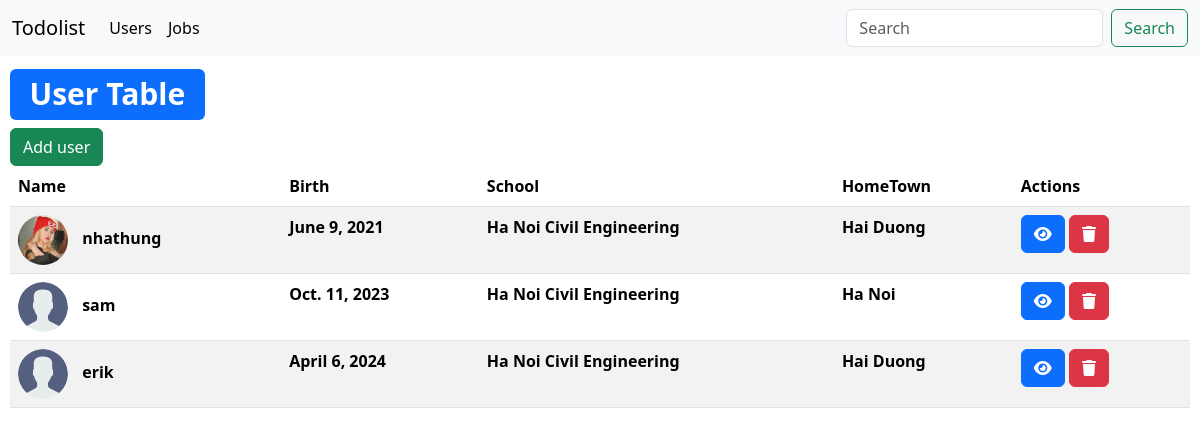
/users/, run on the app's committed database.
### home/models.py (models this page shows, shortened)
class User(AbstractUser):
    name = models.CharField(max_length=200, null=False, blank=False)
    birth = models.DateField(blank=True,null=True)
    school = models.CharField(blank=True,null=True, max_length=150)
    hometown = models.CharField(blank=True,null=True, max_length=150)
    email = models.EmailField(null=False, blank=False, unique=True)
    profile_picture = models.ImageField(null=True, blank=True, default='avatar.svg')

### home/views.py (the view)
# urls.py: path('users/', views.userPage, name='userPage'),
def userPage(request):
    pageView = 'users'
    users = User.objects.all()
    context = {'users':users, 'pageView':pageView}
    return render(request, 'home/home.html', context)

### home/templates/home/home.html (shortened to what this page needs)
{% extends "base.html" %}
{% block content %}
{% if pageView == 'users' %}
<div style="padding: 10px">
    <h1><span class="badge text-bg-primary">User Table</span></h1>
    <a class="btn btn-success" href="{% url "addUser" %}">Add user</a>
    <table class="table table-striped">
        <thead>
            <tr>
                <th scope="col">Name</th>
                <th scope="col">Birth</th>
                <th scope="col">School</th>
                <th scope="col">HomeTown</th>
                <th scope="col">Actions</th>
            </tr>
        </thead>
        <tbody>
            {% for user in users %}
            <tr>
                <th scope="col">
                    <img src="{{user.profile_picture.url}}" alt="" width=50 height=50
                        style="border-radius: 30px; margin-right: 10px;">
                    {{user.name}}
                </th>
                <th scope="col">{{user.birth}}</th>
                <th scope="col">{{user.school}}</th>
                <th scope="col">{{user.hometown}}</th>
                <th scope="col">
                    <a class="btn btn-primary" href="{% url "updateUser" user.id %}"><i class="fa-solid fa-eye"></i></a>
                    <a class="btn btn-danger" href="{% url "deleteUser" user.id %}"><i class="fa-solid fa-trash"></i></a>
                </th>
            </tr>
            {% endfor %}
        </tbody>
    </table>
</div>
{% else %}
<h2>Please choose one of two topics at the nav bar</h2>
{% endif %}
{% endblock content %}

### data on the page
User: profile_picture (placeholder picture), name "nhathung", birth "June 9, 2021", school "Ha Noi Civil Engineering", hometown "Hai Duong"
User: profile_picture (placeholder picture), name "sam", birth "Oct. 11, 2023", school "Ha Noi Civil Engineering", hometown "Ha Noi"
User: profile_picture (placeholder picture), name "erik", birth "April 6, 2024", school "Ha Noi Civil Engineering", hometown "Hai Duong"
